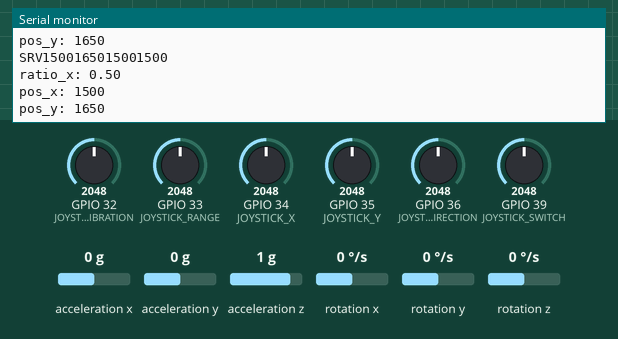
Bench run of a sketch on a simulated ESP32. Shown: the last lines printed to the serial monitor. Wiring (inferred from the names in the program): MPU-6050 motion sensor at I2C address 0x68. Inputs (shaded band) come from the test bench; at power-on: GPIO 39 (JOYSTICK_SWITCH) = 2048, acceleration x 0 g, GPIO 33 (JOYSTICK_RANGE) = 2048, GPIO 32 (JOYSTICK_CALIBRATION) = 2048, GPIO 35 (JOYSTICK_Y) = 2048, GPIO 34 (JOYSTICK_X) = 2048, GPIO 36 (JOYSTICK_DIRECTION) = 2048, acceleration y 0 g, acceleration z 1 g, rotation x 0 °/s, rotation y 0 °/s, rotation z 0 °/s. WiFi joins after 1.5 s; servers stay silent unless stated.

Above: at 3.0 s.
3.1 s: GPIO 39 (JOYSTICK_SWITCH) set to 1960
4.7 s: acceleration x set to -1.4 g
6.2 s: GPIO 33 (JOYSTICK_RANGE) set to 1960
At 6.8 s:
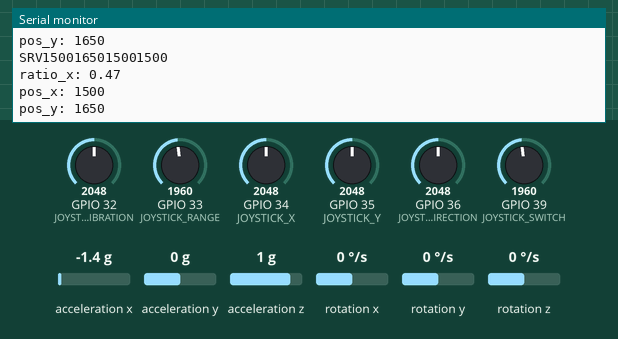
7.7 s: GPIO 32 (JOYSTICK_CALIBRATION) set to 1960
At 8.8 s:
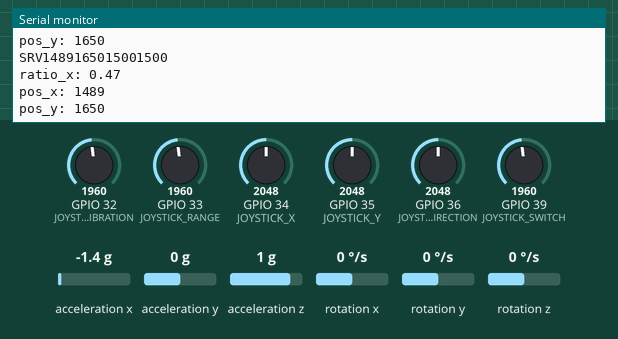
9.2 s: GPIO 35 (JOYSTICK_Y) set to 1960
Timing chart, 0 to 9.2 s (numbered marks = the images above; inputs shaded):
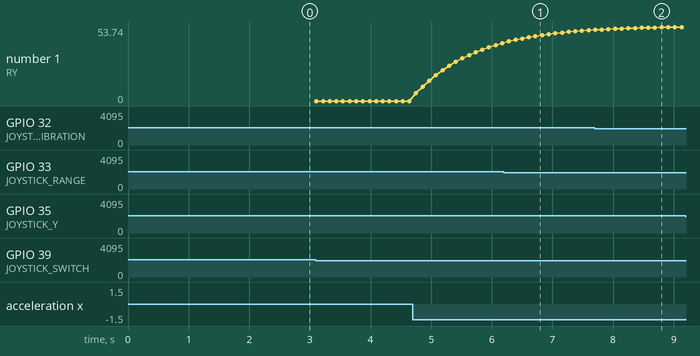

The sketch:

LightWeightAircraftTransmitter_V7RC.ino
```cpp
#include <WiFi.h>
#include <WiFiUdp.h>
#include "Sensors.h"
#include "Options.h"

const char *ssid = "ap_bird";
const char *password = "lm123456";
const IPAddress serverIP(192,168,4,1); //欲訪問的地址
unsigned int localUdpPort = 6188; //伺服器埠號

#define JOYSTICK_Y 35
#define JOYSTICK_X 34
#define JOYSTICK_RANGE 33
#define JOYSTICK_CALIBRATION 32
#define JOYSTICK_SWITCH 39
#define JOYSTICK_DIRECTION 36

uint16_t pos_y = 0;
int16_t pos_x = 0;
int16_t offset_x = 0;
float ratio_x = 0;

String data = "";

WiFiUDP Udp;

void setup() {
  Serial.begin(115200);
  Serial.println();
/*
  pinMode(JOYSTICK_Y, INPUT);
  pinMode(JOYSTICK_X, INPUT);
  pinMode(JOYSTICK_RANGE, INPUT);
  pinMode(JOYSTICK_CALIBRATION, INPUT);
  pinMode(JOYSTICK_SWITCH, INPUT);
  pinMode(JOYSTICK_DIRECTION, INPUT);
*/
  WiFi.mode(WIFI_STA);
  WiFi.begin(ssid, password);

  while (WiFi.status() != WL_CONNECTED) {
    delay(500);
    Serial.print(".");
  }

  Serial.println("Connected");
  Serial.print("IP Address:");
  Serial.println(WiFi.localIP());

  //delay(5000); // Wait until start. Last chance to upload new sketch!!!
  init_mpu();

  Udp.begin(localUdpPort);
}

void loop() {
  /* get Y position */
  (map(analogRead(JOYSTICK_Y),0,4095,1000,2300) < 1150)?pos_y=1000:pos_y=map(analogRead(JOYSTICK_Y),0,4095,1000,2300);
  (pos_y >= 2000)?pos_y=2000:pos_y=pos_y;

  /* get X position */
  /* JOYSTICK_SWITCH switch between Joystick control or motion control */
  if (2000 >= analogRead(JOYSTICK_SWITCH))
  {
    genMPU6050Sample();

    pos_x = map(getDeviceAngleX(),-90,90,1000,2000);
  }
  else
  {
    pos_x = map(analogRead(JOYSTICK_X),0,4095,1000,2000);
  }

  /* JOYSTICK_DIRECTION controls rudder direction */
  if (2000 >= analogRead(JOYSTICK_DIRECTION))
  {
    pos_x = map(pos_x,1000,2000,2000,1000);
  }

  /* JOYSTICK_CALIBRATION calibrates the center position of rudder */
  offset_x = map(analogRead(JOYSTICK_CALIBRATION),0,4095,-500,500);
  pos_x = pos_x + offset_x;

  /* adjust the range of rudder */
  ratio_x = (float) ((float) map(analogRead(JOYSTICK_RANGE),0,4095,0,100))/100;
  pos_x = (pos_x - 1500) * ratio_x + 1500;

  data = "SRV" + String(pos_x) + String(pos_y) + "1500" + "1500";
  Serial.println(data);

  Udp.beginPacket(serverIP, localUdpPort); //準備傳送資料
  Udp.write((uint8_t*) data.c_str(),data.length()+1); //複製資料到傳送快取
  Udp.endPacket();            //傳送資料

  Serial.print("ratio_x: ");
  Serial.println(ratio_x);

  Serial.print("pos_x: ");
  Serial.println(pos_x);

  Serial.print("pos_y: ");
  Serial.println(pos_y);

  delay(10);
}
```

Options.h
```cpp
#pragma once

#define __PPM_LOG__
#define __WIRE_LOG__

//#define __SENSORS__
```

Sensors.cpp
```cpp
#include "Arduino.h"
#include "Wire.h"
#include "Options.h"
#include "Sensors.h"

const uint8_t MPU_addr=0x68; // I2C address of the MPU-6050

const float MPU_GYRO_250_SCALE = 131.0;
const float MPU_GYRO_500_SCALE = 65.5;
const float MPU_GYRO_1000_SCALE = 32.8;
const float MPU_GYRO_2000_SCALE = 16.4;
const float MPU_ACCL_2_SCALE = 16384.0;
const float MPU_ACCL_4_SCALE = 8192.0;
const float MPU_ACCL_8_SCALE = 4096.0;
const float MPU_ACCL_16_SCALE = 2048.0;

bool initial = false;
float elapsedTime, timeCurrent, timePrev;
float rad_to_deg = 180 / 3.141592654;

float samplingTime = 100;

rawdata offsets;
scaleddata calibrateddata;
scaleddata angledata;
devicedata deviceangle;

void initialDeviceAngle() {
  deviceangle.RX = 0;
  deviceangle.RY = 0;
  deviceangle.RZ = 0;
}

void mpu6050Begin(byte addr){
// This function initializes the MPU-6050 IMU Sensor
// It verifys the address is correct and wakes up the
// MPU.
if (checkI2c(addr)){
Wire.beginTransmission(MPU_addr);
Wire.write(0x6B); // PWR_MGMT_1 register
Wire.write(0); // set to zero (wakes up the MPU-6050)
Wire.endTransmission(true);

delay(30); // Ensure gyro has enough time to power up
}
}

bool checkI2c(byte addr){
// We are using the return value of
// the Write.endTransmisstion to see if
// a device did acknowledge to the address.
Serial.println(" ");
Wire.beginTransmission(addr);

if (Wire.endTransmission() == 0)
{
Serial.print(" Device Found at 0x");
Serial.println(addr,HEX);
return true;
}
else
{
Serial.print(" No Device Found at 0x");
Serial.println(addr,HEX);
return false;
}
}


rawdata mpu6050Read(byte addr, bool Debug){
// This function reads the raw 16-bit data values from
// the MPU-6050

rawdata values;

Wire.beginTransmission(addr);
Wire.write(0x3B); // starting with register 0x3B (ACCEL_XOUT_H)
Wire.endTransmission(false);
Wire.requestFrom(addr,14,true); // request a total of 14 registers
values.AcX=Wire.read()<<8|Wire.read(); // 0x3B (ACCEL_XOUT_H) & 0x3C (ACCEL_XOUT_L)
values.AcY=Wire.read()<<8|Wire.read(); // 0x3D (ACCEL_YOUT_H) & 0x3E (ACCEL_YOUT_L)
values.AcZ=Wire.read()<<8|Wire.read(); // 0x3F (ACCEL_ZOUT_H) & 0x40 (ACCEL_ZOUT_L)
values.Tmp=Wire.read()<<8|Wire.read(); // 0x41 (TEMP_OUT_H) & 0x42 (TEMP_OUT_L)
values.GyX=Wire.read()<<8|Wire.read(); // 0x43 (GYRO_XOUT_H) & 0x44 (GYRO_XOUT_L)
values.GyY=Wire.read()<<8|Wire.read(); // 0x45 (GYRO_YOUT_H) & 0x46 (GYRO_YOUT_L)
values.GyZ=Wire.read()<<8|Wire.read(); // 0x47 (GYRO_ZOUT_H) & 0x48 (GYRO_ZOUT_L)

values.AcX-=offsets.AcX;
values.AcY-=offsets.AcY;
values.AcZ-=offsets.AcZ;
values.GyX-=offsets.GyX;
values.GyY-=offsets.GyY;
values.GyZ-=offsets.GyZ;

if(Debug){
Serial.print(" GyX = "); Serial.print(values.GyX);
Serial.print(" | GyY = "); Serial.print(values.GyY);
Serial.print(" | GyZ = "); Serial.print(values.GyZ);
Serial.print(" | Tmp = "); Serial.print(values.Tmp);
Serial.print(" | AcX = "); Serial.print(values.AcX);
Serial.print(" | AcY = "); Serial.print(values.AcY);
Serial.print(" | AcZ = "); Serial.println(values.AcZ);
}

return values;
}

void setMPU6050scales(byte addr,uint8_t Gyro,uint8_t Accl){
Wire.beginTransmission(addr);
Wire.write(0x1B); // write to register starting at 0x1B
Wire.write(Gyro); // Self Tests Off and set Gyro FS to 250
Wire.write(Accl); // Self Tests Off and set Accl FS to 8g
Wire.endTransmission(true);
}

void getMPU6050scales(byte addr,uint8_t &Gyro,uint8_t &Accl){
Wire.beginTransmission(addr);
Wire.write(0x1B); // starting with register 0x3B (ACCEL_XOUT_H)
Wire.endTransmission(false);
Wire.requestFrom(addr,2,true); // request a total of 14 registers
Gyro = (Wire.read()&(bit(3)|bit(4)))>>3;
Accl = (Wire.read()&(bit(3)|bit(4)))>>3;
}


scaleddata convertRawToScaled(byte addr, rawdata data_in, bool Debug){

scaleddata values;
float scale_value = 0.0;
byte Gyro, Accl;

getMPU6050scales(MPU_addr, Gyro, Accl);

if(Debug){
Serial.print("Gyro Full-Scale = ");
}

switch (Gyro){
case 0:
scale_value = MPU_GYRO_250_SCALE;
if(Debug){
Serial.println("±250 °/s");
}
break;
case 1:
scale_value = MPU_GYRO_500_SCALE;
if(Debug){
Serial.println("±500 °/s");
}
break;
case 2:
scale_value = MPU_GYRO_1000_SCALE;
if(Debug){
Serial.println("±1000 °/s");
}
break;
case 3:
scale_value = MPU_GYRO_2000_SCALE;
if(Debug){
Serial.println("±2000 °/s");
}
break;
default:
break;
}

values.GyX = (float) data_in.GyX / scale_value;
values.GyY = (float) data_in.GyY / scale_value;
values.GyZ = (float) data_in.GyZ / scale_value;

scale_value = 0.0;
if(Debug){
Serial.print("Accl Full-Scale = ");
}
switch (Accl){
case 0:
scale_value = MPU_ACCL_2_SCALE;
if(Debug){
Serial.println("±2 g");
}
break;
case 1:
scale_value = MPU_ACCL_4_SCALE;
if(Debug){
Serial.println("±4 g");
}
break;
case 2:
scale_value = MPU_ACCL_8_SCALE;
if(Debug){
Serial.println("±8 g");
}
break;
case 3:
scale_value = MPU_ACCL_16_SCALE;
if(Debug){
Serial.println("±16 g");
}
break;
default:
break;
}
values.AcX = (float) data_in.AcX / scale_value;
values.AcY = (float) data_in.AcY / scale_value;
values.AcZ = (float) data_in.AcZ / scale_value;


values.Tmp = (float) data_in.Tmp / 340.0 + 36.53;

if(Debug){
Serial.print(" GyX = "); Serial.print(values.GyX);
Serial.print(" °/s| GyY = "); Serial.print(values.GyY);
Serial.print(" °/s| GyZ = "); Serial.print(values.GyZ);
Serial.print(" °/s| Tmp = "); Serial.print(values.Tmp);
Serial.print(" °C| AcX = "); Serial.print(values.AcX);
Serial.print(" g| AcY = "); Serial.print(values.AcY);
Serial.print(" g| AcZ = "); Serial.print(values.AcZ);Serial.println(" g");
}

return values;
}

void calibrateMPU6050(byte addr,rawdata &offsets,char up_axis ,int num_samples, bool Debug){
// This function reads in the first num_samples and averages them
// to determine calibration offsets, which are then used in
// when the sensor data is read.

// It simply assumes that the up_axis is vertical and that the sensor is not
// moving.
rawdata temp[num_samples];
int scale_value;
byte Gyro, Accl;

for(int i=0; i<num_samples; i++){
temp[i] = mpu6050Read(addr,false);
}

offsets = averageSamples(temp,num_samples);
getMPU6050scales(MPU_addr, Gyro, Accl);

switch (Accl){
case 0:
scale_value = (int)MPU_ACCL_2_SCALE;
break;
case 1:
scale_value = (int)MPU_ACCL_4_SCALE;
break;
case 2:
scale_value = (int)MPU_ACCL_8_SCALE;
break;
case 3:
scale_value = (int)MPU_ACCL_16_SCALE;
break;
default:
break;
}


switch(up_axis){
case 'X':
offsets.AcX -= scale_value;
break;
case 'Y':
offsets.AcY -= scale_value;
break;
case 'Z':
offsets.AcZ -= scale_value;
break;
default:
break;
}
if(Debug){
Serial.print(" Offsets: GyX = "); Serial.print(offsets.GyX);
Serial.print(" | GyY = "); Serial.print(offsets.GyY);
Serial.print(" | GyZ = "); Serial.print(offsets.GyZ);
Serial.print(" | AcX = "); Serial.print(offsets.AcX);
Serial.print(" | AcY = "); Serial.print(offsets.AcY);
Serial.print(" | AcZ = "); Serial.println(offsets.AcZ);
}
}

rawdata averageSamples(rawdata * samps,int len){
rawdata out_data;
scaleddata temp;

temp.GyX = 0.0;
temp.GyY = 0.0;
temp.GyZ = 0.0;
temp.AcX = 0.0;
temp.AcY = 0.0;
temp.AcZ = 0.0;

for(int i = 0; i < len; i++){
temp.GyX += (float)samps[i].GyX;
temp.GyY += (float)samps[i].GyY;
temp.GyZ += (float)samps[i].GyZ;
temp.AcX += (float)samps[i].AcX;
temp.AcY += (float)samps[i].AcY;
temp.AcZ += (float)samps[i].AcZ;
}

out_data.GyX = (int16_t)(temp.GyX/(float)len);
out_data.GyY = (int16_t)(temp.GyY/(float)len);
out_data.GyZ = (int16_t)(temp.GyZ/(float)len);
out_data.AcX = (int16_t)(temp.AcX/(float)len);
out_data.AcY = (int16_t)(temp.AcY/(float)len);
out_data.AcZ = (int16_t)(temp.AcZ/(float)len);

return out_data;

}

void calculateAngle(scaleddata data_in, bool Debug) {
  float w1 = 0.9;
  float w2 = (1-w1);

  timePrev = timeCurrent;  // the previous time is stored before the actual time read
  timeCurrent = millis();  // actual time read
  elapsedTime = (timeCurrent - timePrev)/1000;

  angledata.AcX = -1*atan((data_in.AcY) / sqrt(pow(data_in.AcX, 2) + pow(data_in.AcZ, 2))) * rad_to_deg;
  angledata.AcY = atan(-1 * (data_in.AcX) / sqrt(pow(data_in.AcY, 2) + pow(data_in.AcZ, 2))) * rad_to_deg;

  angledata.GyX = data_in.GyX;
  angledata.GyY = data_in.GyY;
  angledata.GyZ = data_in.GyZ;

  deviceangle.RX = w1*(deviceangle.RX+angledata.GyX*elapsedTime)+w2*angledata.AcX;
  deviceangle.RY = w1*(deviceangle.RY+angledata.GyY*elapsedTime)+w2*angledata.AcY;
  deviceangle.RZ = deviceangle.RZ+angledata.GyZ*elapsedTime;

  if(Debug){
    Serial.print(" Device Angle: RX = "); Serial.print(deviceangle.RX);
    Serial.print(" | RY = "); Serial.print(deviceangle.RY);
    Serial.print(" | RZ = "); Serial.println(deviceangle.RZ);
  }
}

float getDeviceAngleX() {
  return deviceangle.RX;
}

void init_mpu() {
  Wire.begin(21,22);

  timeCurrent = millis(); //Start counting time in milliseconds
  initialDeviceAngle();

  mpu6050Begin(MPU_addr);

  setMPU6050scales(MPU_addr,0b00000000,0b00010000);
  calibrateMPU6050(MPU_addr,offsets,'Z',200,false);
}

void genMPU6050Sample() {
rawdata next_sample;

if (false == initial) {

  initial = true;
}

if (samplingTime <= (millis() - timeCurrent)) {
  next_sample = mpu6050Read(MPU_addr, false);
  calibrateddata = convertRawToScaled(MPU_addr,next_sample,false);
  calculateAngle(calibrateddata,true);
}
}
```

Sensors.h
```cpp
#pragma once

struct rawdata {
int16_t AcX;
int16_t AcY;
int16_t AcZ;
int16_t Tmp;
int16_t GyX;
int16_t GyY;
int16_t GyZ;
};

struct scaleddata {
float AcX;
float AcY;
float AcZ;
float Tmp;
float GyX;
float GyY;
float GyZ;
};

struct devicedata {
float RX;
float RY;
float RZ;
};

void init_mpu();

void calibrateMPU6050(byte addr, rawdata &offsets,char up_axis, int num_samples,bool Debug);
rawdata averageSamples(rawdata * samps,int len);
bool checkI2c(byte addr);
void mpu6050Begin(byte addr);
rawdata mpu6050Read(byte addr, bool Debug);
void setMPU6050scales(byte addr,uint8_t Gyro,uint8_t Accl);
void getMPU6050scales(byte addr,uint8_t &Gyro,uint8_t &Accl);
scaleddata convertRawToScaled(byte addr, rawdata data_in,bool Debug);
void calculateAngle(scaleddata data_in, bool Debug);
void initialDeviceAngle();
void genMPU6050Sample();
float getDeviceAngleX();
```

Measured:
- after the input at 6.2 s, the serial monitor: prints a new line at once (image 1)
- after the input at 7.7 s, the serial monitor: prints a new line at once (image 2)
- plotted number 1: 0 → 42 after the input at 4.7 s
